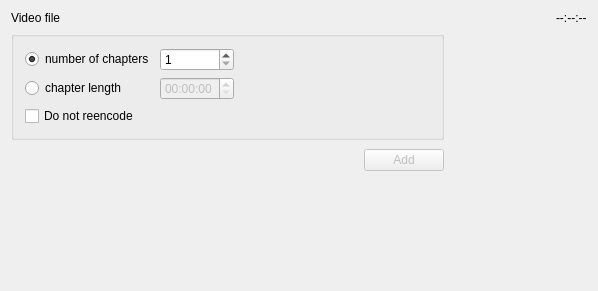
<?xml version="1.0" encoding="UTF-8"?>
<ui version="4.0">
 <class>newTitle</class>
 <widget class="QWidget" name="newTitle">
  <property name="geometry">
   <rect>
    <x>0</x>
    <y>0</y>
    <width>598</width>
    <height>291</height>
   </rect>
  </property>
  <property name="windowTitle">
   <string>Add title</string>
  </property>
  <layout class="QGridLayout">
   <item row="0" column="0" colspan="4">
    <layout class="QHBoxLayout">
     <item>
      <widget class="QLabel" name="textLabel1">
       <property name="sizePolicy">
        <sizepolicy hsizetype="Fixed" vsizetype="Fixed">
         <horstretch>0</horstretch>
         <verstretch>0</verstretch>
        </sizepolicy>
       </property>
       <property name="text">
        <string>Video file</string>
       </property>
       <property name="wordWrap">
        <bool>false</bool>
       </property>
      </widget>
     </item>
     <item>
      <widget class="KUrlRequester" name="urFile"/>
     </item>
     <item>
      <widget class="QLabel" name="lTotalTime">
       <property name="sizePolicy">
        <sizepolicy hsizetype="Fixed" vsizetype="Fixed">
         <horstretch>0</horstretch>
         <verstretch>0</verstretch>
        </sizepolicy>
       </property>
       <property name="text">
        <string>--:--:--</string>
       </property>
       <property name="wordWrap">
        <bool>false</bool>
       </property>
      </widget>
     </item>
    </layout>
   </item>
   <item row="1" column="3">
    <spacer>
     <property name="orientation">
      <enum>Qt::Horizontal</enum>
     </property>
     <property name="sizeType">
      <enum>QSizePolicy::Expanding</enum>
     </property>
     <property name="sizeHint" stdset="0">
      <size>
       <width>31</width>
       <height>20</height>
      </size>
     </property>
    </spacer>
   </item>
   <item row="2" column="0">
    <spacer>
     <property name="orientation">
      <enum>Qt::Horizontal</enum>
     </property>
     <property name="sizeType">
      <enum>QSizePolicy::Expanding</enum>
     </property>
     <property name="sizeHint" stdset="0">
      <size>
       <width>341</width>
       <height>28</height>
      </size>
     </property>
    </spacer>
   </item>
   <item row="2" column="2">
    <widget class="KPushButton" name="bAdd">
     <property name="enabled">
      <bool>false</bool>
     </property>
     <property name="sizePolicy">
      <sizepolicy hsizetype="Fixed" vsizetype="Fixed">
       <horstretch>0</horstretch>
       <verstretch>0</verstretch>
      </sizepolicy>
     </property>
     <property name="text">
      <string>Add</string>
     </property>
     <property name="shortcut">
      <string/>
     </property>
    </widget>
   </item>
   <item row="3" column="0">
    <spacer>
     <property name="orientation">
      <enum>Qt::Vertical</enum>
     </property>
     <property name="sizeHint" stdset="0">
      <size>
       <width>20</width>
       <height>40</height>
      </size>
     </property>
    </spacer>
   </item>
   <item row="1" column="0" colspan="3">
    <widget class="QGroupBox" name="buttonGroup1">
     <property name="sizePolicy">
      <sizepolicy hsizetype="Preferred" vsizetype="Fixed">
       <horstretch>0</horstretch>
       <verstretch>0</verstretch>
      </sizepolicy>
     </property>
     <layout class="QGridLayout">
      <item row="0" column="0">
       <widget class="QRadioButton" name="rbNumber">
        <property name="text">
         <string>number of chapters</string>
        </property>
        <property name="checked">
         <bool>true</bool>
        </property>
       </widget>
      </item>
      <item row="1" column="0">
       <widget class="QRadioButton" name="rbLength">
        <property name="text">
         <string>chapter length</string>
        </property>
       </widget>
      </item>
      <item row="1" column="1">
       <widget class="QTimeEdit" name="twLength">
        <property name="enabled">
         <bool>false</bool>
        </property>
        <property name="sizePolicy">
         <sizepolicy hsizetype="Fixed" vsizetype="Preferred">
          <horstretch>0</horstretch>
          <verstretch>0</verstretch>
         </sizepolicy>
        </property>
        <property name="displayFormat">
         <string>HH:mm:ss</string>
        </property>
       </widget>
      </item>
      <item row="1" column="2">
       <spacer>
        <property name="orientation">
         <enum>Qt::Horizontal</enum>
        </property>
        <property name="sizeType">
         <enum>QSizePolicy::Expanding</enum>
        </property>
        <property name="sizeHint" stdset="0">
         <size>
          <width>131</width>
          <height>21</height>
         </size>
        </property>
       </spacer>
      </item>
      <item row="2" column="0">
       <widget class="QCheckBox" name="ckReencode">
        <property name="text">
         <string>Do not reencode</string>
        </property>
       </widget>
      </item>
      <item row="0" column="1">
       <widget class="QSpinBox" name="nbChapters">
        <property name="sizePolicy">
         <sizepolicy hsizetype="Minimum" vsizetype="Fixed">
          <horstretch>0</horstretch>
          <verstretch>0</verstretch>
         </sizepolicy>
        </property>
        <property name="minimum">
         <number>1</number>
        </property>
        <property name="maximum">
         <number>99</number>
        </property>
       </widget>
      </item>
     </layout>
    </widget>
   </item>
  </layout>
 </widget>
 <layoutdefault spacing="6" margin="11"/>
 <customwidgets>
  <customwidget>
   <class>KUrlRequester</class>
   <extends>QFrame</extends>
   <header>kurlrequester.h</header>
  </customwidget>
  <customwidget>
   <class>KPushButton</class>
   <extends>QPushButton</extends>
   <header>kpushbutton.h</header>
  </customwidget>
 </customwidgets>
 <includes>
  <include location="local">kpushbutton.h</include>
  <include location="local">kurlrequester.h</include>
 </includes>
 <resources/>
 <connections>
  <connection>
   <sender>urFile</sender>
   <signal>urlSelected(const KUrl&amp;)</signal>
   <receiver>newTitle</receiver>
   <slot>urlSelected(const KUrl&amp;)</slot>
   <hints>
    <hint type="sourcelabel">
     <x>20</x>
     <y>20</y>
    </hint>
    <hint type="destinationlabel">
     <x>20</x>
     <y>20</y>
    </hint>
   </hints>
  </connection>
  <connection>
   <sender>bAdd</sender>
   <signal>clicked()</signal>
   <receiver>newTitle</receiver>
   <slot>bAddClicked()</slot>
   <hints>
    <hint type="sourcelabel">
     <x>20</x>
     <y>20</y>
    </hint>
    <hint type="destinationlabel">
     <x>20</x>
     <y>20</y>
    </hint>
   </hints>
  </connection>
  <connection>
   <sender>rbNumber</sender>
   <signal>clicked()</signal>
   <receiver>newTitle</receiver>
   <slot>rbNumberClicked()</slot>
   <hints>
    <hint type="sourcelabel">
     <x>84</x>
     <y>52</y>
    </hint>
    <hint type="destinationlabel">
     <x>298</x>
     <y>145</y>
    </hint>
   </hints>
  </connection>
  <connection>
   <sender>rbLength</sender>
   <signal>clicked()</signal>
   <receiver>newTitle</receiver>
   <slot>rbLengthClicked()</slot>
   <hints>
    <hint type="sourcelabel">
     <x>84</x>
     <y>77</y>
    </hint>
    <hint type="destinationlabel">
     <x>298</x>
     <y>145</y>
    </hint>
   </hints>
  </connection>
 </connections>
 <slots>
  <slot>rbNumberClicked()</slot>
  <slot>rbLengthClicked()</slot>
 </slots>
</ui>
